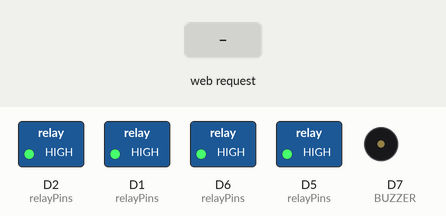
This sketch was run on a simulated ESP8266 (NodeMCU). Shown: switched loads named in the sketch (green lamp = pin HIGH), buzzer (waves = sounding). The inputs (shaded band) are chosen by the test bench. WiFi joins after 1.5 s; servers stay silent unless stated; what the sketch prints to the serial monitor is not drawn.

Above: at 3.3 s.
3.4 s: HTTP request GET /login?u=1&p=1&id=1 received
Timing chart, 0 to 6.4 s (numbered marks = the images above; inputs shaded):
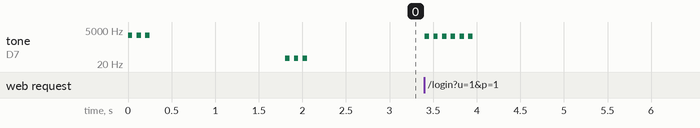

The sketch:

ESP8266_NODE-MCU_PLANT-ENVIROMENT_MANAGEMENT_SYSTEM.ino
```cpp
#include <ESP8266WiFi.h>
#include <ESPAsyncWebServer.h>

// Wi-Fi credentials
const char* ssid = "TP Link C64";
const char* password = "Netgear@shihab1209";

// Admin login credentials
const String adminUser = "Admin";
const String adminPass = "1234";

// Relay and buzzer pins
#define RELAY1 D1  // GPIO5
#define RELAY2 D2  // GPIO4
#define RELAY3 D5  // GPIO14
#define RELAY4 D6  // GPIO12
#define BUZZER  D7  // GPIO13

bool relayState[4] = {false, false, false, false};
int relayPins[4] = {RELAY1, RELAY2, RELAY3, RELAY4};

// Buzzer config (ms and Hz)
const int shortBeep = 50;
const int longBeep = 90;
const int wifiBeep = 50;
const int gap = 50;

const int defaultFreq = 1900;
const int loginFreq = 2000;
const int allRelayFreq = 2100;
const int eachRelayFreq = 1900;
const int failFreq = 1800;
const int powerOnFreq = 2100;

AsyncWebServer server(80);

void beep(int duration, int freq) {
  tone(BUZZER, freq);
  delay(duration);
  noTone(BUZZER);
}

void multiBeep(int count, int duration, int gap, int freq) {
  for (int i = 0; i < count; i++) {
    beep(duration, freq);
    delay(gap);
  }
}

void failedBeep() {
  for (int i = 0; i < 6; i++) {
    beep(50, 1800);  // 30ms, 500Hz
    delay(50);
  }
}

void setup() {
  Serial.begin(115200);

  // Set pin modes
  for (int i = 0; i < 4; i++) {
    pinMode(relayPins[i], OUTPUT);
    digitalWrite(relayPins[i], HIGH);
  }
  pinMode(BUZZER, OUTPUT);

  // Startup beep
  multiBeep(3, shortBeep, gap, powerOnFreq);

  // Connect to Wi-Fi
  WiFi.begin(ssid, password);
  Serial.print("Connecting to WiFi");
  while (WiFi.status() != WL_CONNECTED) {
    delay(100);
    Serial.print(".");
  }
  Serial.println("\nWiFi connected!");
  Serial.print("IP Address: ");
  Serial.println(WiFi.localIP());
  multiBeep(3, wifiBeep, gap, wifiBeep);

  // Login endpoint
  server.on("/login", HTTP_GET, [](AsyncWebServerRequest *request) {
    String u = request->getParam("u")->value();
    String p = request->getParam("p")->value();
    if (u == adminUser && p == adminPass) {
      Serial.println("Admin logged in.");
      multiBeep(2, shortBeep, gap, loginFreq);
      request->send(200, "text/plain", "OK");
    } else {
      Serial.println("Login failed.");
      failedBeep();
      request->send(200, "text/plain", "FAIL");
    }
  });

  // Relay control endpoint
  server.on("/relay", HTTP_GET, [](AsyncWebServerRequest *request) {
    int id = request->getParam("id")->value().toInt();
    String action = request->getParam("state")->value();
    String status = "";

    if (id == 0) {
      bool turnOn = (action == "on");
      for (int i = 0; i < 4; i++) {
        relayState[i] = turnOn;
        digitalWrite(relayPins[i], turnOn ? LOW : HIGH);
      }
      status = turnOn ? "All ON" : "All OFF";
      beep(longBeep, allRelayFreq);
    } else if (id >= 1 && id <= 4) {
      int idx = id - 1;
      relayState[idx] = (action == "on");
      digitalWrite(relayPins[idx], relayState[idx] ? LOW : HIGH);
      status = relayState[idx] ? "Relay ON" : "Relay OFF";
      beep(shortBeep, eachRelayFreq);
    }
    Serial.printf("Relay %d set to %s\n", id, status.c_str());
    request->send(200, "text/plain", status);
  });

  // Web UI
  server.on("/", HTTP_GET, [](AsyncWebServerRequest *request){
  request->send_P(200, "text/html", R"rawliteral(
<!doctype html>
<html lang="en">
  <head>
    <meta charset="UTF-8" />
    <meta name="viewport" content="width=device-width, initial-scale=1" />
    <title>Plant Environment Management System</title>

    <style>
      body {
        font-family: "Segoe UI", sans-serif;
        margin: 0;
        padding: 0;
        text-align: center;
        transition:
          background-color 0.3s,
          color 0.3s;
      }

      body.dark-mode {
        background-color: #121212;
        color: #ffffff;
      }

      body.light-mode {
        background-color: #f0f0f0;
        color: #000000;
      }

      h2 {
        margin-top: 40px;
      }

      #login {
        margin-top: 80px;
      }

      #panel {
        display: none;
        margin-top: 40px;
      }

      button {
        padding: 12px 20px;
        margin: 5px;
        font-size: 16px;
        background-color: #1e1e1e;
        color: #fff;
        border: 1px solid #444;
        border-radius: 6px;
        transition: background-color 0.3s ease;
        cursor: pointer;
      }

      body.light-mode button {
        background-color: #e0e0e0;
        color: #000;
        border: 1px solid #aaa;
      }

      button:hover {
        background-color: #333;
      }

      body.light-mode button:hover {
        background-color: #ccc;
      }

      input {
        padding: 10px;
        margin: 5px;
        font-size: 16px;
        border-radius: 6px;
        border: 1px solid #444;
        background-color: #1e1e1e;
        color: #fff;
      }

      body.light-mode input {
        background-color: #fff;
        color: #000;
        border: 1px solid #aaa;
      }

      /* Floating Input Style */
      .input-box {
        position: relative;
        width: 260px;
        margin: 14px auto;
      }

      .input-box input {
        width: 100%;
        padding: 14px 10px 10px;
        font-size: 16px;
        border-radius: 6px;
        border: 1px solid #444;
        background-color: #1e1e1e;
        color: #fff;
        outline: none;
        box-sizing: border-box;
      }

      body.light-mode .input-box input {
        background-color: #fff;
        color: #000;
        border: 1px solid #aaa;
      }

      .input-box label {
        position: absolute;
        left: 12px;
        top: 13px;
        color: #888
        font-size: 16px;
        pointer-events: none;
        transition: 0.25s ease;
      }

      .input-box input:focus + label,
      .input-box input:not(:placeholder-shown) + label {
        top: -5px;
        left: 10px;
        font-size: 12px;
        padding: 0 4px;
        background-color: #121212;
        color: #00bfff;
      }

      body.light-mode .input-box input:focus + label,
      body.light-mode .input-box input:not(:placeholder-shown) + label {
        background-color:  #f0f0f0;
        color: #0077cc;
      }

      .input-box input:focus {
        border-color: #00bfff;
      }

      .card {
        display: inline-block;
        margin: 10px;
        padding: 15px;
        border-radius: 10px;
        width: 250px;
        background-color: #1e1e1e;
        border: 1px solid #444;
        box-shadow: 0 0 15px rgba(255, 255, 255, 0.05);
      }

      body.light-mode .card {
        background-color: #ffffff;
        border: 1px solid #aaa;
        box-shadow: 0 0 15px rgba(0, 0, 0, 0.05);
      }

      .footer {
        margin-top: 100px;
        padding: 20px;
        font-size: 14px;
        color: #aaa;
      }

      body.light-mode .footer {
        color: #333;
      }

      .footer b {
        color: #fff;
      }

      body.light-mode .footer b {
        color: #000;
      }

      #modeToggle {
        position: fixed;
        top: 10px;
        right: 10px;
        padding: 8px 14px;
        font-size: 14px;
        border-radius: 6px;
        border: 1px solid #444;
        background-color: #1e1e1e;
        color: #fff;
        cursor: pointer;
        transition: background-color 0.3s ease;
        z-index: 9999;
      }

      body.light-mode #modeToggle {
        background-color: #e0e0e0;
        color: #000;
        border: 1px solid #aaa;
      }

      #modeToggle:hover {
        background-color: #333;
      }

      body.light-mode #modeToggle:hover {
        background-color: #ccc;
      }
    </style>
  </head>

  <body>
    <button id="modeToggle" onclick="toggleMode()">🌓</button>

    <div id="login">
      <h2>Plant Environment Management System</h2>

      <div class="input-box">
        <input
          type="text"
          id="user"
          placeholder=" "
          autocomplete="username"
          required
        />
        <label for="user">Username</label>
      </div>

      <div class="input-box">
        <input
          type="password"
          id="pass"
          placeholder=" "
          autocomplete="current-password"
          required
        />
        <label for="pass">Password</label>
      </div>

      <button onclick="auth()">Login</button>
    </div>

    <div id="panel">
      <h2>🍀Environmental Activation System</h2>

      <div class="card">
        <h3>All Functions</h3>
        <button onclick="toggle(0, 'on')">ON</button>
        <button onclick="toggle(0, 'off')">OFF</button>
      </div>

      <div class="card">
        <h3>Plant Light-01</h3>
        <button onclick="toggle(1, 'on')">ON</button>
        <button onclick="toggle(1, 'off')">OFF</button>
      </div>

      <div class="card">
        <h3>Plant Light-02</h3>
        <button onclick="toggle(2, 'on')">ON</button>
        <button onclick="toggle(2, 'off')">OFF</button>
      </div>

      <div class="card">
        <h3>Air Humidifier</h3>
        <button onclick="toggle(3, 'on')">ON</button>
        <button onclick="toggle(3, 'off')">OFF</button>
      </div>

      <div class="card">
        <h3>Water Supply</h3>
        <button onclick="toggle(4, 'on')">ON</button>
        <button onclick="toggle(4, 'off')">OFF</button>
      </div>
    </div>

    <div class="footer">
      <b>🍀iOT Plant Environment Management System [PEMS]</b><br />
      Open Source Prototype Developed and Designed by<br />
      <b>Md. Shihab Sikder</b><br /><br />
      Server : ESP8266 Node Micro Controller Unit | Ver: 3.0<br />
      Route : Home Network | Wi-Fi 2.4Ghz📶<br />
      Access : http://192.168.0.166<br /><br />
      V 1.0
    </div>

    <script>
      function auth() {
        let u = document.getElementById("user").value;
        let p = document.getElementById("pass").value;

        fetch(`/login?u=${u}&p=${p}`)
          .then((res) => res.text())
          .then((txt) => {
            if (txt === "OK") {
              document.getElementById("login").style.display = "none";
              document.getElementById("panel").style.display = "block";
            } else {
              alert("Unauthorized credentials!");
            }
          });
      }

      function toggle(id, state) {
        fetch(`/relay?id=${id}&state=${state}`)
          .then((res) => res.text())
          .then((status) => console.log(`Switch ${id} is now ${status}`));
      }

      function toggleMode() {
        if (document.body.classList.contains("dark-mode")) {
          document.body.classList.remove("dark-mode");
          document.body.classList.add("light-mode");
          localStorage.setItem("theme", "light");
        } else {
          document.body.classList.remove("light-mode");
          document.body.classList.add("dark-mode");
          localStorage.setItem("theme", "dark");
        }
      }

      window.onload = () => {
        const savedTheme = localStorage.getItem("theme") || "dark";
        document.body.classList.add(savedTheme);
      };
    </script>
  </body>
</html>
  )rawliteral");
});


  server.begin();
}

void loop() {
  // Nothing here
}
```

Measured:
- after the input at 3.4 s, tone on D7 (BUZZER): alternates 1800 Hz for 0.05 s and silent for 0.05 s, 12 changes in all, then stays silent, starting at once
